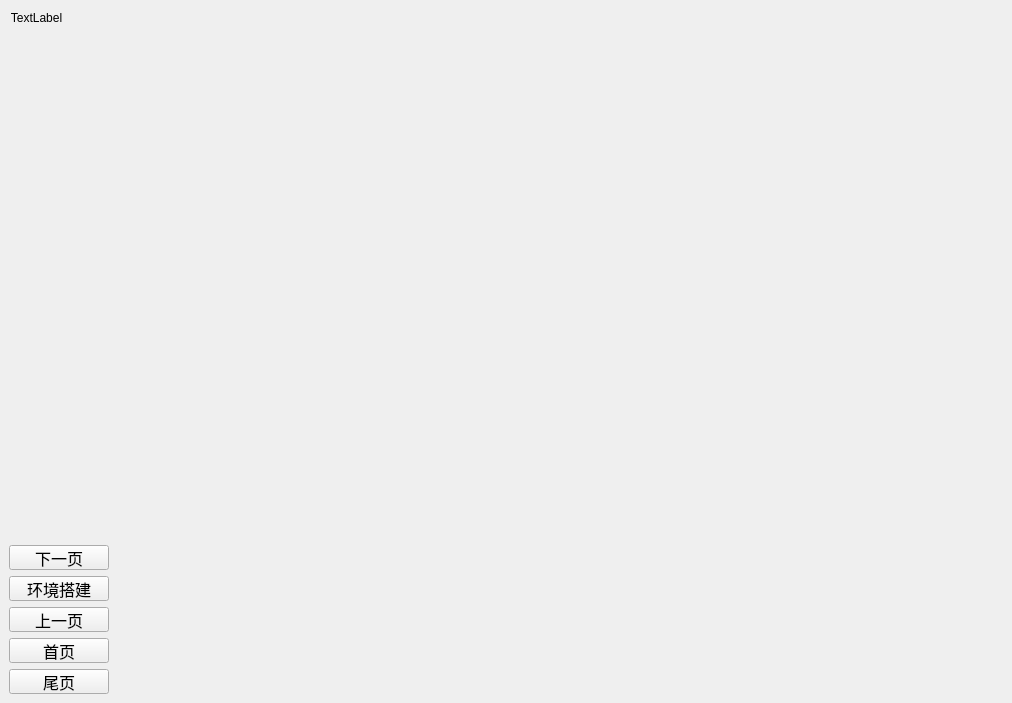
<?xml version="1.0" encoding="UTF-8"?>
<ui version="4.0">
 <class>Form</class>
 <widget class="QWidget" name="Form">
  <property name="geometry">
   <rect>
    <x>0</x>
    <y>0</y>
    <width>1012</width>
    <height>703</height>
   </rect>
  </property>
  <property name="windowTitle">
   <string>Form</string>
  </property>
  <widget class="QPushButton" name="next_page_btn">
   <property name="geometry">
    <rect>
     <x>9</x>
     <y>545</y>
     <width>100</width>
     <height>25</height>
    </rect>
   </property>
   <property name="minimumSize">
    <size>
     <width>100</width>
     <height>25</height>
    </size>
   </property>
   <property name="maximumSize">
    <size>
     <width>100</width>
     <height>25</height>
    </size>
   </property>
   <property name="font">
    <font>
     <pointsize>12</pointsize>
    </font>
   </property>
   <property name="styleSheet">
    <string notr="true"/>
   </property>
   <property name="text">
    <string>下一页</string>
   </property>
  </widget>
  <widget class="QPushButton" name="opencmd_btn">
   <property name="geometry">
    <rect>
     <x>9</x>
     <y>576</y>
     <width>100</width>
     <height>25</height>
    </rect>
   </property>
   <property name="minimumSize">
    <size>
     <width>100</width>
     <height>25</height>
    </size>
   </property>
   <property name="maximumSize">
    <size>
     <width>100</width>
     <height>25</height>
    </size>
   </property>
   <property name="font">
    <font>
     <pointsize>12</pointsize>
    </font>
   </property>
   <property name="styleSheet">
    <string notr="true"/>
   </property>
   <property name="text">
    <string>环境搭建</string>
   </property>
  </widget>
  <widget class="QPushButton" name="previous_page_btn">
   <property name="geometry">
    <rect>
     <x>9</x>
     <y>607</y>
     <width>100</width>
     <height>25</height>
    </rect>
   </property>
   <property name="minimumSize">
    <size>
     <width>100</width>
     <height>25</height>
    </size>
   </property>
   <property name="maximumSize">
    <size>
     <width>25</width>
     <height>16777215</height>
    </size>
   </property>
   <property name="font">
    <font>
     <pointsize>12</pointsize>
    </font>
   </property>
   <property name="styleSheet">
    <string notr="true"/>
   </property>
   <property name="text">
    <string>上一页</string>
   </property>
  </widget>
  <widget class="QPushButton" name="home_page_btn">
   <property name="geometry">
    <rect>
     <x>9</x>
     <y>638</y>
     <width>100</width>
     <height>25</height>
    </rect>
   </property>
   <property name="minimumSize">
    <size>
     <width>100</width>
     <height>25</height>
    </size>
   </property>
   <property name="maximumSize">
    <size>
     <width>100</width>
     <height>25</height>
    </size>
   </property>
   <property name="font">
    <font>
     <pointsize>12</pointsize>
    </font>
   </property>
   <property name="styleSheet">
    <string notr="true"/>
   </property>
   <property name="text">
    <string>首页</string>
   </property>
  </widget>
  <widget class="QPushButton" name="back_page_btn">
   <property name="geometry">
    <rect>
     <x>9</x>
     <y>669</y>
     <width>100</width>
     <height>25</height>
    </rect>
   </property>
   <property name="minimumSize">
    <size>
     <width>100</width>
     <height>25</height>
    </size>
   </property>
   <property name="maximumSize">
    <size>
     <width>100</width>
     <height>25</height>
    </size>
   </property>
   <property name="font">
    <font>
     <pointsize>12</pointsize>
    </font>
   </property>
   <property name="styleSheet">
    <string notr="true"/>
   </property>
   <property name="text">
    <string>尾页</string>
   </property>
  </widget>
  <widget class="QLabel" name="label">
   <property name="geometry">
    <rect>
     <x>10</x>
     <y>10</y>
     <width>53</width>
     <height>16</height>
    </rect>
   </property>
   <property name="text">
    <string>TextLabel</string>
   </property>
   <property name="alignment">
    <set>Qt::AlignCenter</set>
   </property>
  </widget>
 </widget>
 <resources/>
 <connections/>
</ui>
